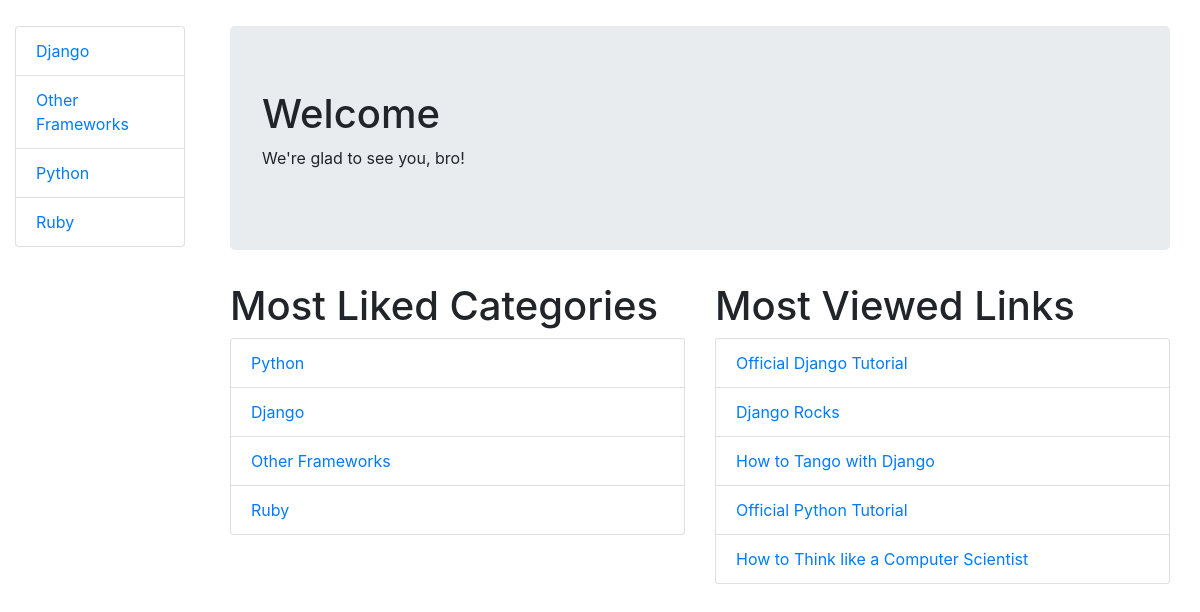
The app's page /read/ with its own data.
### pages/models.py (models this page shows, shortened)
class Category(models.Model):
    name = models.CharField(max_length=120, unique=True, db_index=True)
    views = models.PositiveIntegerField(default=0)
    likes = models.PositiveIntegerField(default=0)
    slug = models.SlugField(unique=True, db_index=True)
    class Meta:
        verbose_name_plural = 'categories'
        ordering = ('name',)
    def get_absolute_url(self):
        return reverse('pages:detail', args=[self.slug])

class Page(models.Model):
    category = models.ForeignKey(Category, related_name='pages')
    title = models.CharField(max_length=120)
    url = models.URLField()
    views = models.PositiveIntegerField(default=0)
    class Meta:
        ordering = ('title',)

### pages/views.py (the view)
def index(request):
    categories = Category.objects.order_by("-likes")[:5]
    most_viewed_pages = Page.objects.order_by("-views")[:5]
    return render(request, 'pages/index.html', {'categories': categories,
                                                'pages': most_viewed_pages})

### pages/templatetags/pages_tags.py (called while the page is built)
@register.inclusion_tag('pages/categories.html')
def category_list(active=None):
    return {'categories': Category.objects.all(), 'active_cat': active}

### pages/templates/pages/index.html
{% extends "pages/base.html" %}
{% load static %}
{% block content %}
<div class="container">
<div class="jumbotron">
  <h1>Welcome</h1>
  <p>We're glad to see you, {% if user.is_authenticated %}{{ user.username }}{% else %}bro{% endif %}!</p>
</div>
  <div class="row">
    <div class="col-lg-6">
      <h1>Most Liked Categories</h1>
      {% if categories %}
      <div class="list-group">
        {% for category in categories %}
        <a class="list-group-item" href="{{ category.get_absolute_url }}">{{ category.name }}</a>
        {% endfor %}
      </div>
      {% else %}
      <strong>There are no categories present.</strong>
      {% endif %}
    </div>
    <div class="col-lg-6">
        <h1>Most Viewed Links</h1>
        {% if pages %}
        <div class="list-group">
          {% for page in pages %}
          <a class="list-group-item" href="{{ page.url }}">{{ page.title }}</a>
          {% endfor %}
        {% else %}
        <strong>There are no pages present.</strong>
        {% endif %}
  </div>
  </div>
</div>
{% endblock %}

### pages/templates/pages/categories.html
<div class="list-group">
  {% if categories %}
  {% for c in categories %}
    {% if c == active_cat %}
        <strong>
        <a class="list-group-item" href="{% url 'pages:detail' c.slug %}">{{ c.name }}</a>
        </strong>
    {% else %}
      <a class="list-group-item" href="{% url 'pages:detail' c.slug %}">{{ c.name }}</a>
    {% endif %}
  {% endfor %}
  {% else %}
  <strong>There are no categories present.</strong>
  {% endif %}
</div>

### records on screen
Category: name "Django"
Category: name "Other Frameworks"
Category: name "Python"
Category: name "Ruby"
Page: title "Official Django Tutorial"
Page: title "Django Rocks"
Page: title "How to Tango with Django"
Page: title "Official Python Tutorial"
Page: title "How to Think like a Computer Scientist"
